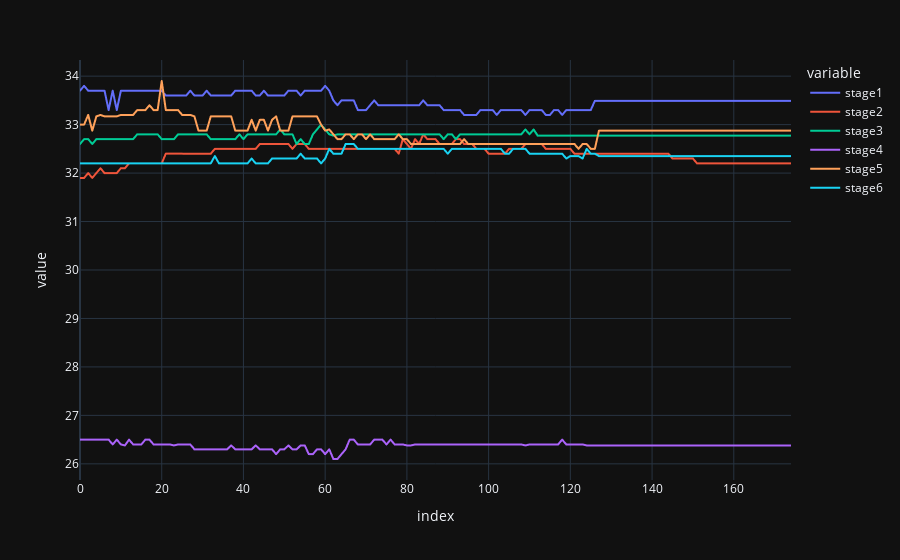

Source (notebook cell):
### Code cell
df.fillna(df.mean()).plot()

### Figure 1 — Plotly figure (JSON) as saved in the notebook; plotly's stock layout.template omitted (floating-point values rounded to 4 significant figures; data arrays with more than 128 entries replaced by an {"elided": "..."} marker saying what was removed)
{"data": [{"hovertemplate": "variable=stage1<br>index=%{x}<br>value=%{y}<extra></extra>", "legendgroup": "stage1", "line": {"color": "#636efa", "dash": "solid"}, "marker": {"symbol": "circle"}, "mode": "lines", "name": "stage1", "showlegend": true, "x": {"elided": "175 int values"}, "xaxis": "x", "y": {"elided": "175 float values"}, "yaxis": "y", "type": "scattergl"}, {"hovertemplate": "variable=stage2<br>index=%{x}<br>value=%{y}<extra></extra>", "legendgroup": "stage2", "line": {"color": "#EF553B", "dash": "solid"}, "marker": {"symbol": "circle"}, "mode": "lines", "name": "stage2", "showlegend": true, "x": {"elided": "175 int values"}, "xaxis": "x", "y": {"elided": "175 float values"}, "yaxis": "y", "type": "scattergl"}, {"hovertemplate": "variable=stage3<br>index=%{x}<br>value=%{y}<extra></extra>", "legendgroup": "stage3", "line": {"color": "#00cc96", "dash": "solid"}, "marker": {"symbol": "circle"}, "mode": "lines", "name": "stage3", "showlegend": true, "x": {"elided": "175 int values"}, "xaxis": "x", "y": {"elided": "175 float values"}, "yaxis": "y", "type": "scattergl"}, {"hovertemplate": "variable=stage4<br>index=%{x}<br>value=%{y}<extra></extra>", "legendgroup": "stage4", "line": {"color": "#ab63fa", "dash": "solid"}, "marker": {"symbol": "circle"}, "mode": "lines", "name": "stage4", "showlegend": true, "x": {"elided": "175 int values"}, "xaxis": "x", "y": {"elided": "175 float values"}, "yaxis": "y", "type": "scattergl"}, {"hovertemplate": "variable=stage5<br>index=%{x}<br>value=%{y}<extra></extra>", "legendgroup": "stage5", "line": {"color": "#FFA15A", "dash": "solid"}, "marker": {"symbol": "circle"}, "mode": "lines", "name": "stage5", "showlegend": true, "x": {"elided": "175 int values"}, "xaxis": "x", "y": {"elided": "175 float values"}, "yaxis": "y", "type": "scattergl"}, {"hovertemplate": "variable=stage6<br>index=%{x}<br>value=%{y}<extra></extra>", "legendgroup": "stage6", "line": {"color": "#19d3f3", "dash": "solid"}, "marker": {"symbol": "circle"}, "mode": "lines", "name": "stage6", "showlegend": true, "x": {"elided": "175 int values"}, "xaxis": "x", "y": {"elided": "175 float values"}, "yaxis": "y", "type": "scattergl"}], "layout": {"xaxis": {"anchor": "y", "domain": [0.0, 1.0], "title": {"text": "index"}}, "yaxis": {"anchor": "x", "domain": [0.0, 1.0], "title": {"text": "value"}}, "legend": {"title": {"text": "variable"}, "tracegroupgap": 0}, "margin": {"t": 60}}}
